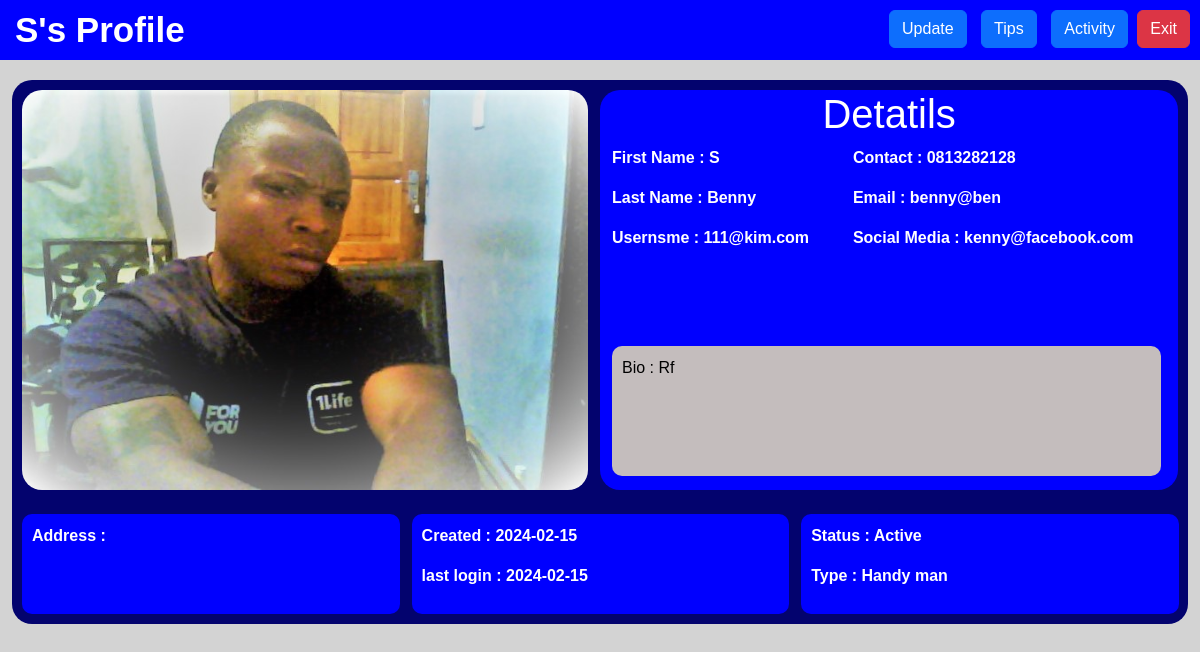
The app's page /profile (signed in) with its own data.
### app_models/user.py (models this page shows)
class User(db.Model, UserMixin):
    id = db.Column(db.Integer, primary_key=True)
    first_name = db.Column(db.String(50))
    last_name = db.Column(db.String(100))
    surname = db.Column(db.String(100))
    user_name = db.Column(db.String(20), unique=True, nullable=False)
    email = db.Column(db.String(100))
    password = db.Column(db.String(60), nullable=False)
    phone_number = db.Column(db.String(20))
    main_image = db.Column(db.String(100))
    registration_date = db.Column(db.Date)
    registration_time = db.Column(db.Time)
    status = db.Column(db.String(50))
    online_status =  db.Column(db.String(50))
    role = db.Column(db.String(100))
    gender = db.Column(db.String(10))
    country = db.Column(db.String(200))
    currency = db.Column(db.String(100))
    currency_symbol = db.Column(db.String(5))
    social_media_links = db.Column(db.String(200))
    bio = db.Column(db.Text)

class LastLogin(db.Model):
    id = db.Column(db.Integer, primary_key=True, nullable=False)
    last_login = db.Column(db.Date)
    user_name = db.Column(db.String(20), nullable=False)
    action = db.Column(db.String(100))
    action_date = db.Column(db.Date)
    action_time = db.Column(db.Time)
    user_id = db.Column(db.Integer, db.ForeignKey("user.id"), nullable=False)

### app.py (the view)
@app.route("/profile", methods=["GET"])
@login_required
def profile():
    user_profile = session.get("first_name")
    page_name = user_profile + "'s Profile"
    code = 'profile_page'
    user_id = session.get("user_id")  # Retrieve the user ID from the session
    if user_id:
        user = User.query.get(user_id)
        last_login = LastLogin.query.filter_by(user_id=user_id).first()
        return render_template(
            "admin/profile.html", user=user, page_name=page_name, last_login=last_login, code=code
        )
    else:
        return redirect("/login")

### app.py (called while the page is built)
@login_manager.user_loader
def load_user(user_id):
    return User.query.get(int(user_id))

### templates/admin/profile.html
{% extends 'layouts/admin.html' %}
{% block content %}
<div class="profile">
    <div class="row">
        <div class="col-6 ">
                {% if user.main_image %}
                <img src="{{ url_for('static', filename='uploads/' + user.main_image) }}" alt="main_image">
                {% else %}
                <img src="{{ url_for('static', filename='uploads/placeholder_female.jpeg') }}" alt="main_image">
                {% endif %}
        </div>
        <div class="col-6 panel">
            <center><h1>Detatils</h1></center>
            <div class="row">
                <div class="col-5">
            <p>First Name : {{user.first_name|capitalize}}</p>
            <p>Last Name : {{user.last_name|capitalize}}</p>
            <p>Usernsme : {{user.user_name}}</p>
                </div>
                <div class="col-7">
                    <p>Contact : {{user.phone_number}}</p>
                    <p>Email : {{user.email}}</p>
                    <p>Social Media : {{user.social_media_links}}</p>
                </div>
            </div>
            <p class="bio">Bio : {{user.bio|capitalize}}</p>
        </div>
    </div>
    <br>
<div class="row">
        <div class="col-4 lb margin">
            <p>Address : {{user.address}}</p>
        </div>
        <div class="col-4 lb margin">
            <p>Created : {{user.registration_date}}</p>
            <p>last login : {{last_login.last_login}}</p>
        </div>
        <div class="col-4 lb margin">
            <p>Status : {{user.status|capitalize}}</p>
            <p>Type : {{user.role|capitalize}}</p>
        </div>
    </div>
</div>
{% endblock %}

### static/bootsrap/css/style.css (style rules this page uses)
body { font-family: Arial, sans-serif; margin: 0; padding: 0; width: 96vw; height: 100vh; background-color: lightgray; }
.profile { background-color: rgb(3, 3, 110); margin-top: 80px; padding: 10px; width: 98vw; position: fixed; border-radius: 20px; }
.profile .panel { background-color: blue; width: 49%; border-radius: 20px; color: white; }
.profile .panel .row { min-height: 50%; max-height: 50%; }
.profile img { width: 100%; height: 400px; border-radius: 20px; }
.profile p { font-weight: bolder; }
.profile .bio { background-color: rgb(196, 189, 189); min-height: 130px; max-height: 140px; max-width: 99%; position: relative; font-weight: normal; border-radius: 10px; padding: 10px; color: black; }
.profile .lb { background-color: blue; padding: 10px; color: white; width: 32%; }
.profile .margin { margin-left: 12px; border-radius: 10px; }

### records on screen
User: main_image (picture), first_name "S", last_name "Benny", user_name "111@kim.com", phone_number "0813282128", email "benny@ben", social_media_links "kenny@facebook.com", bio "Rf", registration_date "2024-02-15", status "Active", role "Handy man"
LastLogin: last_login "2024-02-15"

### other values on screen
{{ page_name }} "S's Profile"
